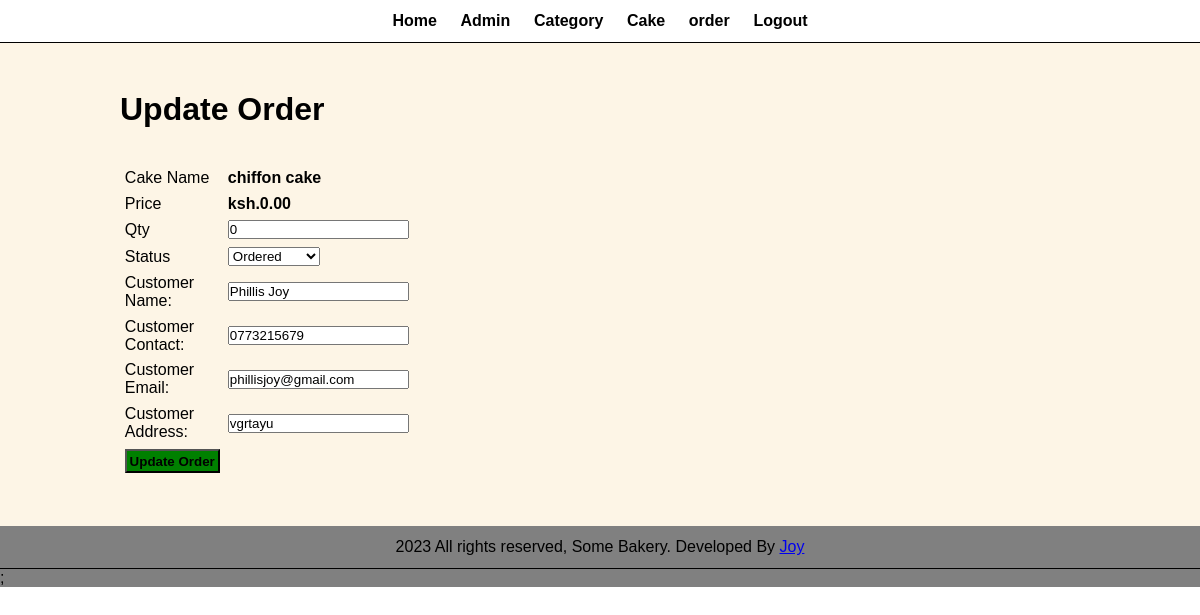
The app's page /admin/update-order.php?id=3 (signed in) with its own data.
### tables this page shows
CREATE TABLE tbl_order (
  id INT PRIMARY KEY,
  cake VARCHAR(255) NOT NULL,
  price DECIMAL(10,2) NOT NULL,
  qty INT NOT NULL,
  total DECIMAL(10,2) NOT NULL,
  order_date DATETIME NOT NULL,
  status varchar(50),
  customer_name VARCHAR(255) NOT NULL,
  customer_contact VARCHAR(15) NOT NULL,
  customer_email VARCHAR(255) NOT NULL,
  customer_address TEXT NOT NULL
);

### admin/update-order.php (the view, shortened to what this page needs)
<?php include('partials/menu.php')?>
<div class="main-content">
    <div class="wrapper">
        <h1>Update Order</h1>
        <br><br>
        <?php
            if(isset($_GET['id']))
            {
                $id=$_GET['id'];
                $sql="SELECT * FROM tbl_order WHERE id=$id";
                $res=mysqli_query($conn, $sql);
                $count=mysqli_num_rows($res);
                if($count==1)
                {
                    $row=mysqli_fetch_assoc($res);
                    $cake=$row['cake'];
                    $price=$row['price'];
                    $qty=$row['qty'];
                    $status=$row['status'];
                    $customer_name=$row['customer_name'];
                    $customer_contact=$row['customer_contact'];
                    $customer_email=$row['customer_email'];
                    $customer_address=$row['customer_address'];
                }
                else
                {
                    header('location:'.SITEURL.'admin/manage-order.php');
                }
            }
            else
            {
                header('location:'.SITEURL.'admin/manage-order.php');
            }
        ?>
        <form action="" method="POST">
            <table class="tbl-30">
                <tr>
                    <td>Cake Name</td>
                    <td><b><?php echo $cake; ?></b></td>
                </tr>
                <tr>
                    <td>Price</td>
                    <td>
                        <b>ksh.<?php echo $price; ?></b>
                    </td>
                </tr>
                <tr>
                    <td>Qty</td>
                    <td>
                        <input type="number" name="qty" value="<?php echo $qty; ?>">
                    </td>
                </tr>
                <tr>
                    <td>Status</td>
                    <td>
                        <select name="status">
                            <option <?php if($status=="Ordered"){echo "selected";} ?> value="Ordered">Ordered</option>
                        </select>
                    </td>
                </tr>
                <tr>
                    <td>Customer Name:</td>
                    <td>
                        <input type="text" name="customer_name" value="<?php echo $customer_name; ?>">
                    </td>
                </tr>
                <tr>
                    <td>Customer Contact:</td>
                    <td>
                        <input type="text" name="customer_contact" value="<?php echo $customer_contact; ?>">
                    </td>
                </tr>
                <tr>
                    <td>Customer Email:</td>
                    <td>
                        <input type="text" name="customer_email" value="<?php echo $customer_email; ?>">
                    </td>
                </tr>
                <tr>
                    <td>Customer Address:</td>
                    <td>
                    <input type="text" name="customer_address" value="<?php echo $customer_address; ?>">
                    </td>
                </tr>
                <tr>
                    <td colspan="2">
                        <input type="submit" name="submit" value="Update Order" class="btn-secondary">
                    </td>
                </tr>
            </table>
        </form>
    </div>
</div>
<?php include('partials/footer.php') ?>;

### css/admin.css (style rules this page uses)
* { margin: 0; padding: 0; font-family: Arial, Helvetica, sans-serif; }
.wrapper { padding: 1%; width: 80%; margin: 0 auto; }
.tbl-30 { width: 30%; }
table tr td { padding: 1%; }
.btn-secondary { background-color: green; padding: 1%; color: black; text-decoration: none; font-weight: bold; }
.main-content { background-color: oldlace; padding: 3% 0; }

### records on screen
tbl_order: cake "chiffon cake", price "0.00", qty "0", customer_name "Phillis Joy", customer_contact "0773215679", customer_email "phillisjoy@gmail.com", customer_address "vgrtayu"
